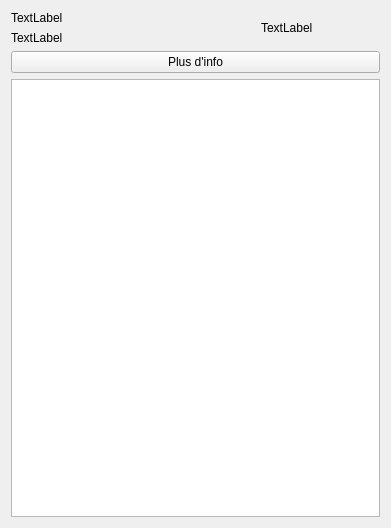
<?xml version="1.0" encoding="UTF-8"?>
<ui version="4.0">
 <class>Itineraire</class>
 <widget class="QWidget" name="Itineraire">
  <property name="geometry">
   <rect>
    <x>0</x>
    <y>0</y>
    <width>391</width>
    <height>528</height>
   </rect>
  </property>
  <property name="windowTitle">
   <string>Form</string>
  </property>
  <layout class="QVBoxLayout" name="verticalLayout_2">
   <item>
    <layout class="QVBoxLayout" name="itineraireLayout">
     <item>
      <layout class="QGridLayout" name="gridLayout_2">
       <item row="0" column="0">
        <widget class="QLabel" name="timeSlot">
         <property name="text">
          <string>TextLabel</string>
         </property>
        </widget>
       </item>
       <item row="0" column="2" rowspan="2">
        <widget class="QLabel" name="duration">
         <property name="text">
          <string>TextLabel</string>
         </property>
        </widget>
       </item>
       <item row="1" column="0" colspan="2">
        <widget class="QLabel" name="steps">
         <property name="text">
          <string>TextLabel</string>
         </property>
        </widget>
       </item>
      </layout>
     </item>
     <item>
      <widget class="QPushButton" name="moreInfo">
       <property name="text">
        <string>Plus d'info</string>
       </property>
      </widget>
     </item>
     <item>
      <widget class="QTextEdit" name="fullDescription"/>
     </item>
    </layout>
   </item>
  </layout>
 </widget>
 <resources/>
 <connections/>
</ui>
